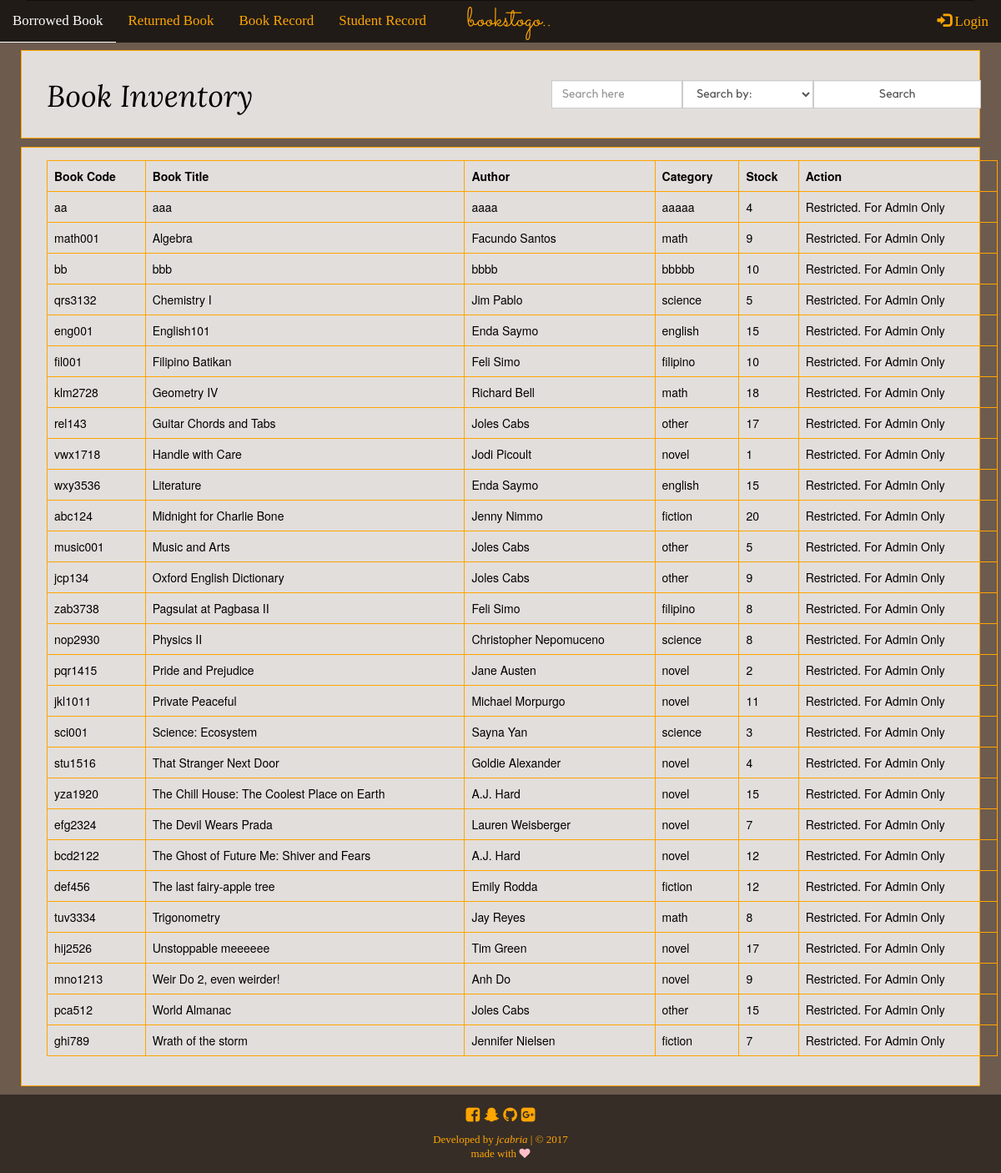
The app's page /book_inventory.php, older data.
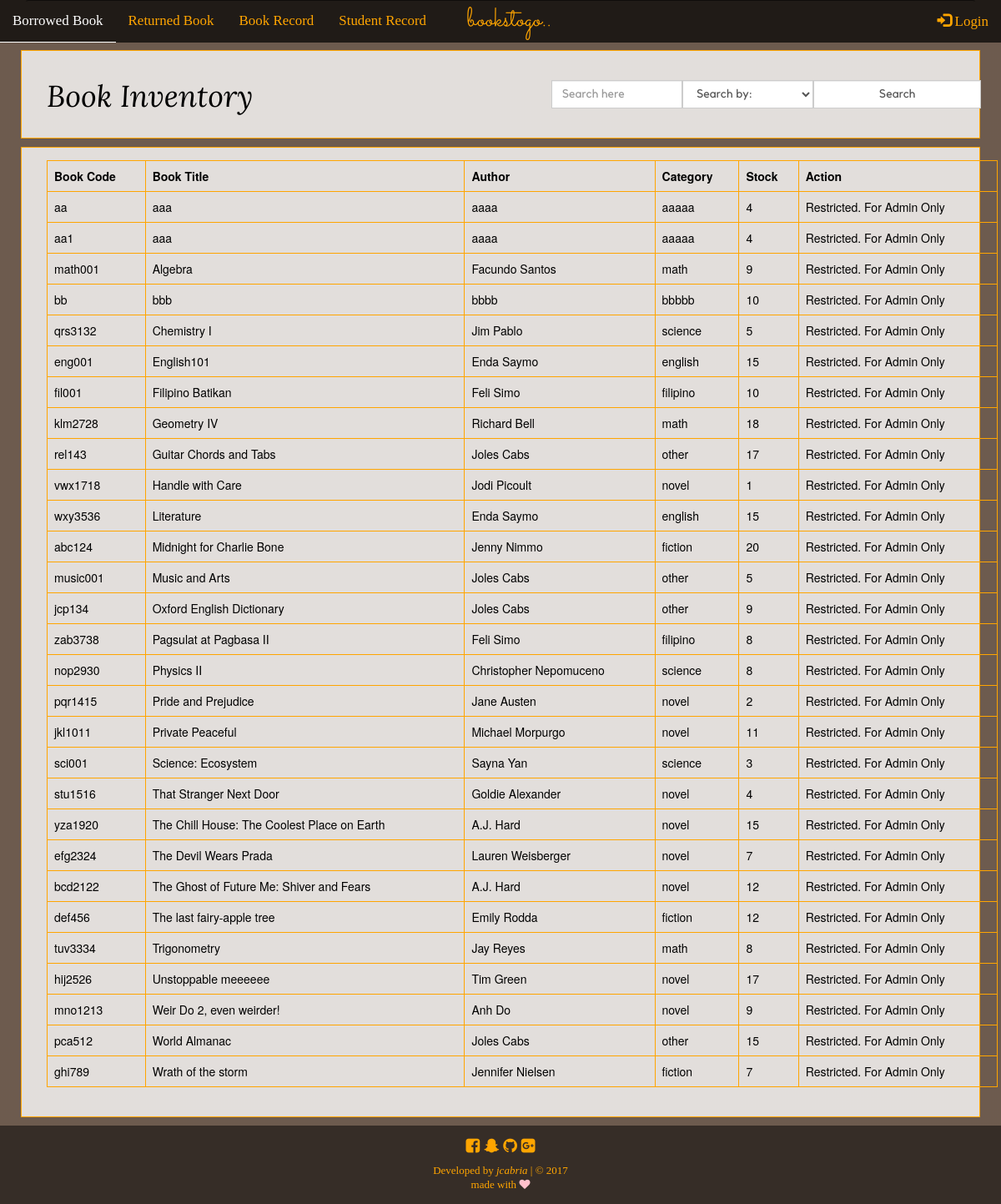
The same page, newer data.
### tables this page shows
CREATE TABLE `books_record` (
  `id` int(11) NOT NULL,
  `book_code` varchar(11) NOT NULL,
  `book_title` varchar(255) NOT NULL,
  `author` varchar(255) NOT NULL,
  `category` varchar(255) NOT NULL,
  `stocks` int(11) NOT NULL
);

### book_inventory.php (the view, shortened to what this page needs)
<?php
function display_content() {
	require_once('connection.php');
	echo "
		<div class='container-fluid bk-invnt-div'>
			<div class='container'>
				<div class='row'>
					<form method='POST' action=''>
						<div class='col-md-6'>
							<h1>Book Inventory</h1>";
					echo"</div>
						<div class='col-md-6'>
							<div class='input-group search_trans'>
								<span class='input-group-btn'>
									<input type='text' class='form-control' placeholder='Search here' name='search_bk'>
								</span>
								<span class='input-group-btn'>
									<select name='search_ddown' class='form-control'>
										<option disabled selected>Search by:</option>
										<option value='book_code'>Book Code</option>
										<option value='book_title'>Book Title</option>
										<option value='author'>Author</option>
										<option value='category'>Category</option>
										<option value='stocks'>Stock</option>
									</select>
								</span>
								<span class='input-group-btn'>
									<input type='submit' class='form-control' name='search-bk-btn' value='Search'>
								</span>
							</div>
						</div>
					</form>
				</div>
			</div>
		</div>";
	$sql = "SELECT * FROM books_record ORDER BY book_title ASC";
	$show = mysqli_query($conn, $sql);
	if (isset($_POST['search-bk-btn'])) {
		$search_bk = $_POST['search_bk'];
		$search_ddown = $_POST['search_ddown'];
		$query = "SELECT * FROM books_record WHERE $search_ddown LIKE '%$search_bk%'";
		$result = mysqli_query($conn, $query);
		echo "Search result for <em>$search_bk</em>. Found " .mysqli_num_rows($result). " result.<br><hr><br>";
		if (mysqli_num_rows($result) > 0) {
			echo "
				<div class='container-fluid bk-invnt-div'>
					<div class='container'>
						<div class='table-responsive'>
							<table class='table table-bordered table-hover'>
								<thead>
									<tr>
										<th>Book Code</th>
										<th>Book Title</th>
										<th>Author</th>
										<th>Category</th>
										<th>Stock</th>
										<th>Action</th>
									</tr>
								</thead>
								<tbody>";
								while ($row = mysqli_fetch_assoc($result)) {
									extract($row);
								echo "<tr>
										<td>".$row['book_code']."</td>
										<td>".$row['book_title']."</td>
										<td>".$row['author']."</td>
										<td>".$row['category']."</td>
										<td>".$row['stocks']."</td>";
									if (isset($_SESSION['username'])) {
									echo "<td>";
									echo '<a type="button" class="btn btn-default" href="update_book.php?id='.$id.'">Update</a>
										<a type="button" class="btn btn-default" href="delete_book.php?id='.$id.'">Delete</a>';
									echo "</td>";
									} else {
										echo "<td>Restricted. For Admin Only</td>";
									}
								echo"</tr>";
								}
							echo "</tbody>
							</table>
						</div>
					</div>
				</div>";
		}
	}
	else {
		if (mysqli_num_rows($show) > 0) {
			echo "
				<div class='container-fluid bk-invnt-div'>
					<div class='container'>
						<div class='table-responsive'>
							<table class='table table-bordered table-hover'>
								<thead>
									<tr>
										<th>Book Code</th>
										<th>Book Title</th>
										<th>Author</th>
										<th>Category</th>
										<th>Stock</th>
										<th>Action</th>
									</tr>
								</thead>
								<tbody>";
								while ($row = mysqli_fetch_assoc($show)) {
									extract($row);
								echo "<tr>
										<td>".$row['book_code']."</td>
										<td>".$row['book_title']."</td>
										<td>".$row['author']."</td>
										<td>".$row['category']."</td>
										<td>".$row['stocks']."</td>";
									if (isset($_SESSION['username'])) {
									echo "<td>";
									echo '<a type="button" class="btn btn-default" href="update_book.php?id='.$id.'">Update</a>
										<a type="button" class="btn btn-default" href="delete_book.php?id='.$id.'">Delete</a>';
									echo "</td>";
									} else {
										echo "<td>Restricted. For Admin Only</td>";
									}
								echo"</tr>";
								}
							echo "</tbody>
							</table>
						</div>
					</div>
				</div>";
		}
	}
}
require_once('template.php');
 ?>

### partials/nav.php (shortened to what this page needs)
<nav class="navbar navbar-default navbar-fixed-top" data-spy="affix" data-offset-top="80">
		<div class="brand-centered">
			<a class="navbar-brand" href="index.php">bookstogo..</a>
		</div>
		<div class="collapse navbar-collapse" id="myNavbar">
			<ul class="nav navbar-nav navbar-left">
				<li><a href="transaction.php">Borrowed Book</a></li>
				<li><a href="return_inventory.php">Returned Book</a></li>
				<li><a href="book_inventory.php">Book Record</a></li>
				<li><a href="student_record.php">Student Record</a></li>
			</ul>
	<?php
		if (isset($_SESSION['username'])) { ?>
			<form class="nav navbar-nav navbar-right ryt" method="POST" action="logout.php">
				<li><a href="logout.php"><span class='glyphicon glyphicon-log-out'></span> Logout</a></li>
			</form>
	<?php } else { ?>
			<form class="nav navbar-nav navbar-right ryt" method="POST" action="login2.php">
				<li><a href="login2.php"><span><i class='glyphicon glyphicon-log-in'></i></span> Login</a></li>
			</form>
	<?php } ?>
		</div>
</nav>

Row changes from the older to the newer data that the page shows:
added books_record: book_code "aa1", book_title "aaa", author "aaaa", category "aaaaa", stocks "4"
